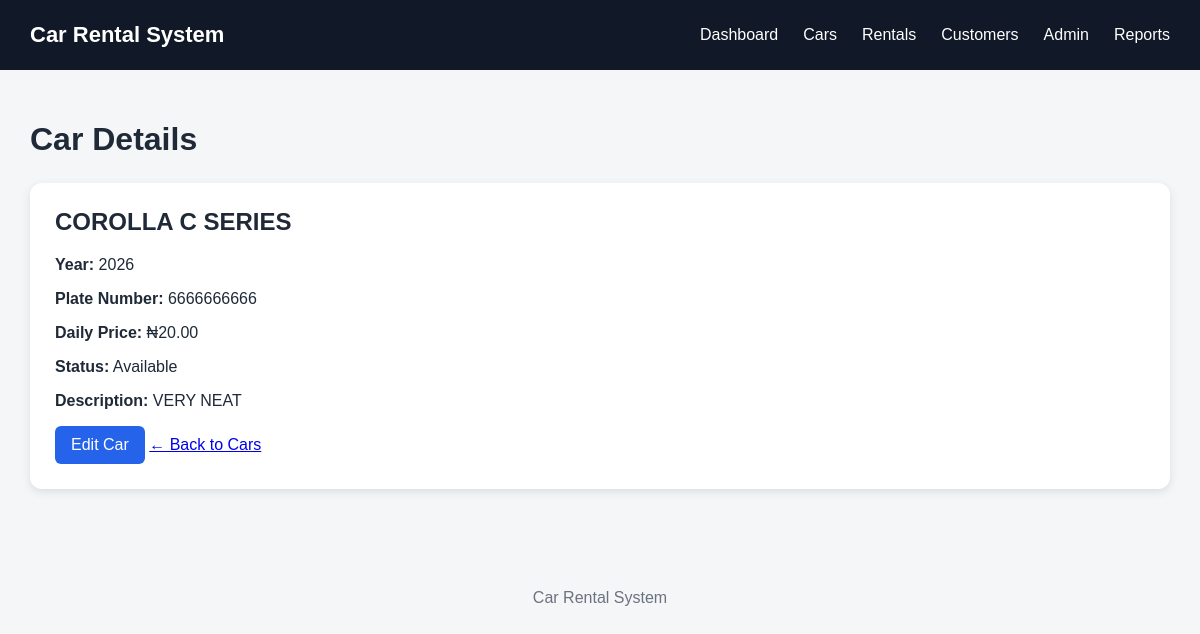
The app's page /cars/1/ with its own data.
### cars/models.py (models this page shows, shortened)
class Car(models.Model):
    STATUS_CHOICES = [
        ("available", "Available"),
        ("rented", "Rented"),
        ("returned", "Returned"),
        ("maintenance", "Maintenance"),
    ]
    TRANSMISSION_CHOICES = [
        ("automatic", "Automatic"),
        ("manual", "Manual"),
    ]
    FUEL_CHOICES = [
        ("petrol", "Petrol"),
        ("diesel", "Diesel"),
        ("electric", "Electric"),
        ("hybrid", "Hybrid"),
    ]
    brand = models.CharField(max_length=100)
    model = models.CharField(max_length=100)
    year = models.PositiveIntegerField()
    plate_number = models.CharField(max_length=20, unique=True)
    color = models.CharField(max_length=50)
    transmission = models.CharField(
        max_length=20,
        choices=TRANSMISSION_CHOICES
    )
    fuel_type = models.CharField(
        max_length=20,
        choices=FUEL_CHOICES
    )
    seats = models.PositiveSmallIntegerField()
    daily_price = models.DecimalField(
        max_digits=10,
        decimal_places=2
    )
    image = models.ImageField(
        upload_to="cars/",
        blank=True,
        null=True
    )
    description = models.TextField(
        blank=True
    )
    status = models.CharField(
        max_length=20,
        choices=STATUS_CHOICES,
        default="available"
    )
    created_at = models.DateTimeField(
        auto_now_add=True
    )
    updated_at = models.DateTimeField(
        auto_now=True
    )

### cars/views.py (the view)
def car_detail(request, pk):
    car = get_object_or_404(
        Car,
        pk=pk
    )
    return render(
        request,
        "cars/car_detail.html",
        {
            "car": car
        }
    )

### cars/templates/cars/car_detail.html (shortened to what this page needs)
{% extends "base.html" %}
{% block content %}
<h1 class="page-title">
    Car Details
</h1>
<div class="card">
    <h2>
        {{ car.brand }}
        {{ car.model }}
    </h2>
    <p>
        <strong>Year:</strong>
        {{ car.year }}
    </p>
    <p>
        <strong>Plate Number:</strong>
        {{ car.plate_number }}
    </p>
    <p>
        <strong>Daily Price:</strong>
        ₦{{ car.daily_price }}
    </p>
    <p>
        <strong>Status:</strong>
        {{ car.get_status_display }}
    </p>
    <p>
        <strong>Description:</strong>
        {{ car.description|default:"No description provided." }}
    </p>
    <a
        href="{% url 'car_edit' car.pk %}"
        class="btn"
    >
        Edit Car
    </a>
    <a
        href="{% url 'car_list' %}"
    >
        ← Back to Cars
    </a>
</div>
{% endblock %}

### templates/base.html (style rules this page uses)
* { box-sizing: border-box; }
body { margin: 0; font-family: Arial, sans-serif; background: #f4f6f8; color: #1f2937; }
.page-title { margin-bottom: 25px; }
.btn { display: inline-block; padding: 10px 16px; border-radius: 6px; text-decoration: none; border: none; cursor: pointer; background: #2563eb; color: white; }
.card { background: white; padding: 25px; border-radius: 12px; box-shadow: 0 3px 10px rgba(0, 0, 0, 0.1); }
.card h2 { margin-top: 0; }

### records on screen
Car: brand "COROLLA", model "C SERIES", year "2026", plate_number "6666666666", daily_price "20.00", status "Available", description "VERY NEAT"
